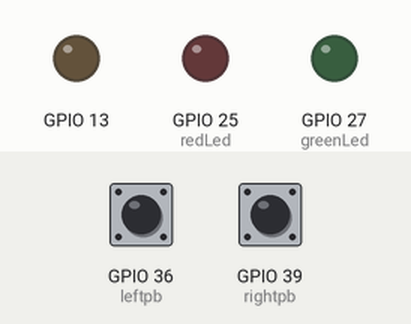
Simulated run of this program. Board: ESP32. Shown: output pins drawn as LEDs (lit = HIGH). The inputs (shaded band) are chosen by the test bench; at power-on: GPIO 39 (rightpb) LOW, GPIO 36 (leftpb) LOW.

Above: at 1.2 s.
1.3 s: GPIO 39 (rightpb) pulled HIGH for 3.2 s
At 2.0 s:
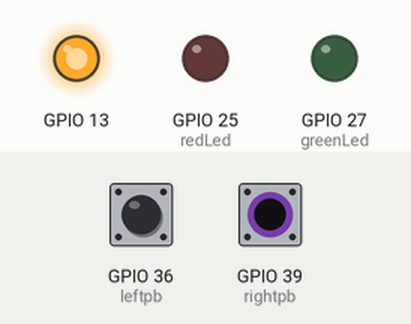
6.0 s: GPIO 36 (leftpb) pulled HIGH for 0.15 s
At 6.4 s:
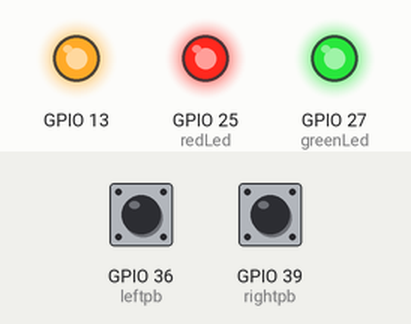
7.6 s: GPIO 36 (leftpb) pulled HIGH for 3.2 s
At 11.8 s:
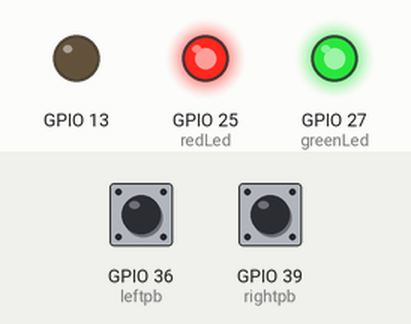
12.3 s: GPIO 39 (rightpb) pulled HIGH for 0.15 s
At 13.1 s:
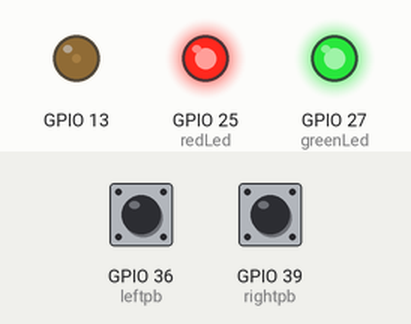
Timing chart, 0 to 14.9 s (numbered marks = the images above; inputs shaded):
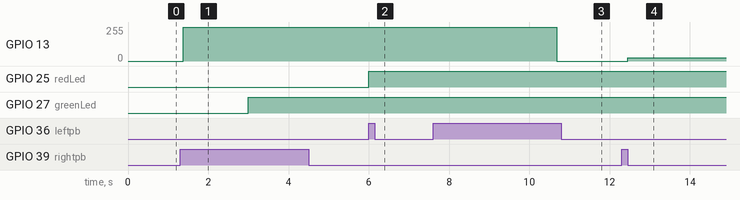

The program:

main.cpp
```cpp
#include <Arduino.h>
#include <ESP32Servo.h>

ESP32PWM servo;

const int freq = 50;
const int leftpb = 36;
const int rightpb = 39;
const int redLed = 25;
const int greenLed = 27;
int sudut;
bool rightpbState;
bool leftpbState;

unsigned long prevTime = 0;
unsigned long blinkInt = 3000;
unsigned long currentTime;

void setup() {
  Serial.begin(115200);
  pinMode(greenLed, OUTPUT);
  pinMode(redLed, OUTPUT);
  pinMode(leftpb, INPUT);
  pinMode(rightpb, INPUT);
  servo.attachPin(13, freq, 10);
}

void rightServo(){
  if (rightpbState == HIGH) {
    sudut ++;
    servo.write(sudut);
    if (currentTime - prevTime >= blinkInt){
      digitalWrite(greenLed, HIGH);
    }
}
}


void leftServo(){
if (leftpbState == HIGH) {
    sudut --;
    servo.write(sudut);
    if (currentTime - prevTime >= blinkInt){
      digitalWrite(redLed, HIGH);
    }
}
}

void loop() {
  currentTime = millis();
  rightpbState = digitalRead(rightpb);
  leftpbState = digitalRead(leftpb);

  rightServo();
  leftServo();
}
```

Measured:
- after the input at 1.3 s, GPIO 13: 0/255 → 255/255 after 0.08 s; GPIO 27 (greenLed): LOW → HIGH after 1.7 s
- after the input at 6.0 s, GPIO 25 (redLed): LOW → HIGH at once
- after the input at 7.6 s, GPIO 13: 255/255 → 0/255 after 3.1 s
- after the input at 12.3 s, GPIO 13: 0/255 → 24/255 after 0.15 s
